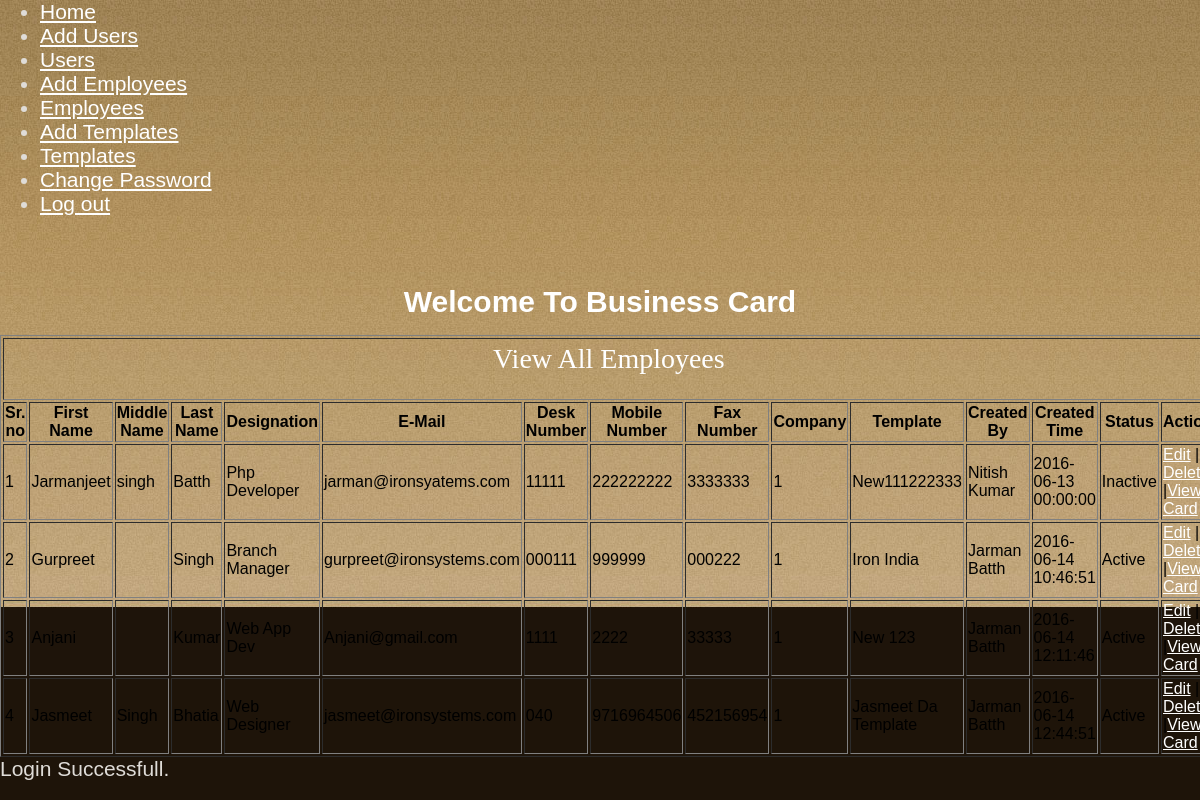
The page /employees.php (signed in) on the database its author committed.
### tables this page shows
CREATE TABLE IF NOT EXISTS `employees` (
  `id` int(10) unsigned NOT NULL AUTO_INCREMENT,
  `first_name` varchar(255) NOT NULL,
  `middle_name` varchar(255) NOT NULL,
  `last_name` varchar(255) NOT NULL,
  `designation` varchar(255) NOT NULL,
  `email` varchar(255) NOT NULL,
  `password` varchar(255) NOT NULL,
  `phone1` varchar(200) NOT NULL,
  `phone2` varchar(200) NOT NULL,
  `fax` varchar(200) NOT NULL,
  `company_id` int(11) NOT NULL,
  `template_id` int(11) NOT NULL,
  `created_by` int(11) NOT NULL,
  `created` datetime NOT NULL,
  `status` tinyint(2) NOT NULL,
  PRIMARY KEY (`id`)
);

CREATE TABLE IF NOT EXISTS `Templates` (
  `id` int(10) unsigned NOT NULL AUTO_INCREMENT,
  `template_name` varchar(255) NOT NULL,
  `design` blob NOT NULL,
  `status` tinyint(2) NOT NULL,
  `created_by` int(10) NOT NULL,
  `created` datetime NOT NULL,
  PRIMARY KEY (`id`)
);

CREATE TABLE IF NOT EXISTS `users` (
  `id` int(10) unsigned NOT NULL AUTO_INCREMENT,
  `name` varchar(200) NOT NULL,
  `email` varchar(200) NOT NULL,
  `password` varchar(200) NOT NULL,
  `status` tinyint(4) NOT NULL,
  PRIMARY KEY (`id`)
);

### src/connection.php (called while the page is built, shortened)
<?php
class database {
    public $con;
    public function __construct() {
        $this->con = mysqli_connect("localhost", "root", 'root', "cardprint") or die("could not connect to server");
    }
    public function fetchData($table_name, $field = '*', $condition = '', $limit = '') {
        $query = "select " . $field . " from " . $table_name;
        if ($condition) {
            $query .= ' where ' . $condition;
        }
        $result = mysqli_query($this->con, $query) or die('error in query');
        $returnData = array();
        while ($row = mysqli_fetch_assoc($result)) {
            $returnData[] = $row;
        }
        return $returnData;
    }
}
?>

### src/EmployeeClass.php (called while the page is built, shortened)
<?php
class EmployeeClass extends database {
    public function listingEmployees($conditions = null, $fields = null, $limit = null) {
        return $this->fetchData('employees');
    }
}
?>

### src/TemplateClass.php (called while the page is built, shortened)
<?php
class TemplateClass extends database {
    public function getTemplateById($template_id) {
        $conditions = 'id = ' . $template_id;
        return $this->fetchData('Templates', '*', $conditions)[0];
    }
}
?>

### src/UserClass.php (called while the page is built, shortened)
<?php
class UserClass extends database {
    public function getUserDataById($user_id) {
        $conditions = 'id = ' . $user_id;
        return $this->fetchData('users', '*', $conditions)[0];
    }
}
?>

### src/employees.php (the view, shortened to what this page needs)
<?php
include 'header.php';
include 'EmployeeClass.php';
include 'UserClass.php';
include 'TemplateClass.php';
?>
<center><br><br>
<div style="width: 1000px;min-height:50px">
<h1>Welcome To Business Card</h1>
</div>
    <?php
    $Employee = new EmployeeClass();
    $employeeRows = $Employee->listingEmployees();
    $User = new UserClass;
    $Template = new TemplateClass();
    ?>
        <table border='1'>
        <tr>
            <th colspan='15'><h2 style="text-align: center">View All Employees</h2></th>
        </tr>
        <tr style='color:#000;'>
            <th>Sr. no</th><th>First Name</th><th>Middle Name</th><th>Last Name</th><th>Designation</th><th>E-Mail</th>
            <th>Desk Number</th><th>Mobile Number</th><th>Fax Number</th><th>Company</th><th>Template</th><th>Created By</th><th>Created Time</th><th>Status</th><th>Action</th>
        </tr>
        <?php
        $count = 1;
        foreach ($employeeRows as $employee) {
            ?>
            <tr style='color:#000;'>
                <td><?php echo $count; ?></td>
                <td><?php echo $employee['first_name']; ?></td>
                <td><?php echo $employee['middle_name']; ?></td>
                <td><?php echo $employee['last_name']; ?></td>
                <td><?php echo $employee['designation']; ?></td>
                <td><?php echo $employee['email']; ?></td>
                <td><?php echo $employee['phone1']; ?></td>
                <td><?php echo $employee['phone2']; ?></td>
                <td><?php echo $employee['fax']; ?></td>
                <td><?php echo $employee['company_id']; ?></td>
                <td><?php $template_id = $employee['template_id'];
                          $templateName = $Template->getTemplateById($template_id);
                          echo $templateName['template_name'];
                ?></td>
                <td><?php $user_id = $employee['created_by'];
                      $userName = $User->getUserDataById($user_id);
                      echo $userName['name']?></td>
                <td><?= $employee['created']; ?></td>
                <td><?php if($employee['status']==1){echo 'Active';}else { echo 'Inactive' ;} ; ?></td>
                <td> <div class='header'><?php echo "<a href='edit_employee.php?q=" . $employee['id'] . "'>Edit</a>  |  <a href='delete_employee.php?q=" . $employee['id'] . "'>Delete</a> |"
                                                    . "<a href='preview_template.php?q=" . $employee['id'] . "'>View Card</a>" ?></td>
            </tr>
            <?php
            $count++;
        }
        ?>
    </table>
    </center>
<?php
if (isset($_SESSION['flash']) && !empty($_SESSION['flash'])) {
    echo '<div class="flash-message"><span class="' . $_SESSION['flash']['type'] . '">' . $_SESSION['flash']['message'] . '</span></div>';
}
?>
<?php include 'footer.php';?>

### src/header.php (shortened to what this page needs)
<html xmlns="http://www.w3.org/1999/xhtml">
<head>
<link href="templatemo_style.css" rel="stylesheet" type="text/css" />
</head>
    <body>
        <div class="">
            <ul>
                <li><a href="index.php">Home</a></li>
                <li><a href="add_users.php">Add Users</a></li>
                <li><a href="users.php">Users</a></li>
                <li><a href="add_employees.php">Add Employees</a></li>
                <li><a href="employees.php">Employees</a></li>
                <li><a href="addtemplate.php">Add Templates</a></li>
                <li><a href="templates.php">Templates</a></li>
                <li><a href="change_password.php">Change Password</a></li>
                <li><a href="logout.php">Log out</a></li>
            </ul>
        </div>

### src/templatemo_style.css (style rules this page uses)
body { margin: 0; padding: 0; font-family: Arial, Helvetica, sans-serif; font-size: 21px; color: #dfdcd8; background: #1e1409 url(images/templatemo_body_top.jpg) repeat-x top; }
a:link, a:visited { color: #ffffff; text-decoration: underline; font-weight: normal; }
h1 { margin: 0px; padding: 0px;; font-size: 30px; font-weight: bold; color: #ffffff; }
h2 { font-family: Georgia, "Times New Roman", Times, serif; margin: 0 0 20px 0; padding: 3px 0; font-size: 28px; font-weight: normal; color: #ffffff; }

### rows shown on the page
employees: first_name "Jarmanjeet", middle_name "singh", last_name "Batth", designation "Php Developer", email "jarman@ironsyatems.com", phone1 "11111", phone2 "222222222", fax "3333333", company "1", template.template_name "New111222333", users.name "Nitish Kumar", created "2016-06-13 00:00:00", status "Inactive"
employees: first_name "Gurpreet", last_name "Singh", designation "Branch Manager", email "gurpreet@ironsystems.com", phone1 "000111", phone2 "999999", fax "000222", company "1", template.template_name "Iron India", users.name "Jarman Batth", created "2016-06-14 10:46:51", status "Active"
employees: first_name "Anjani", last_name "Kumar", designation "Web App Dev", email "Anjani@gmail.com", phone1 "1111", phone2 "2222", fax "33333", company "1", template.template_name "New 123", users.name "Jarman Batth", created "2016-06-14 12:11:46", status "Active"
employees: first_name "Jasmeet", middle_name "Singh", last_name "Bhatia", designation "Web Designer", email "jasmeet@ironsystems.com", phone1 "040", phone2 "9716964506", fax "452156954", company "1", template.template_name "Jasmeet Da Template", users.name "Jarman Batth", created "2016-06-14 12:44:51", status "Active"

### other values the page prints
$_SESSION['flash']['message'] "Login Successfull."
